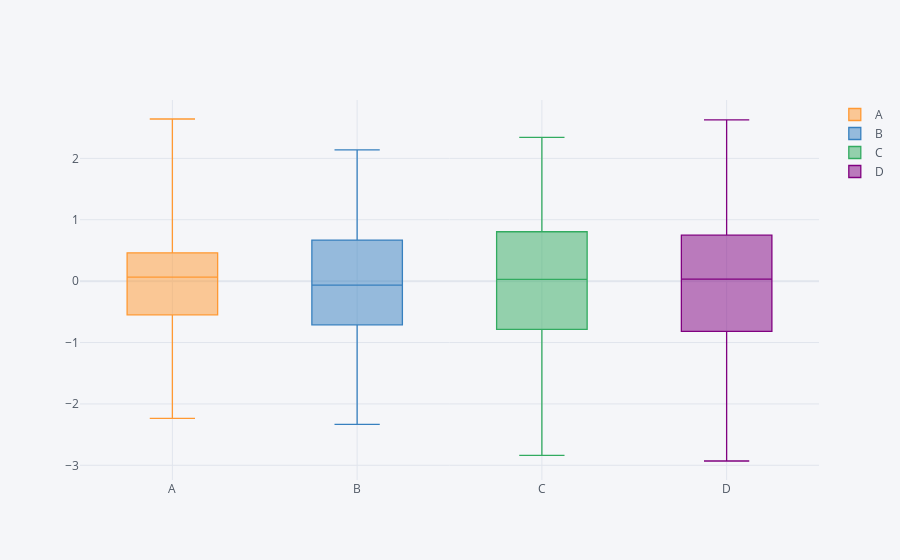

Notebook source saved alongside this figure:
### Code cell
df.iplot(kind='box')
# agar kch aggregate calc ka kaam ha box plot wu khd krlega 
# or dist draw krke dega uske accordingly
